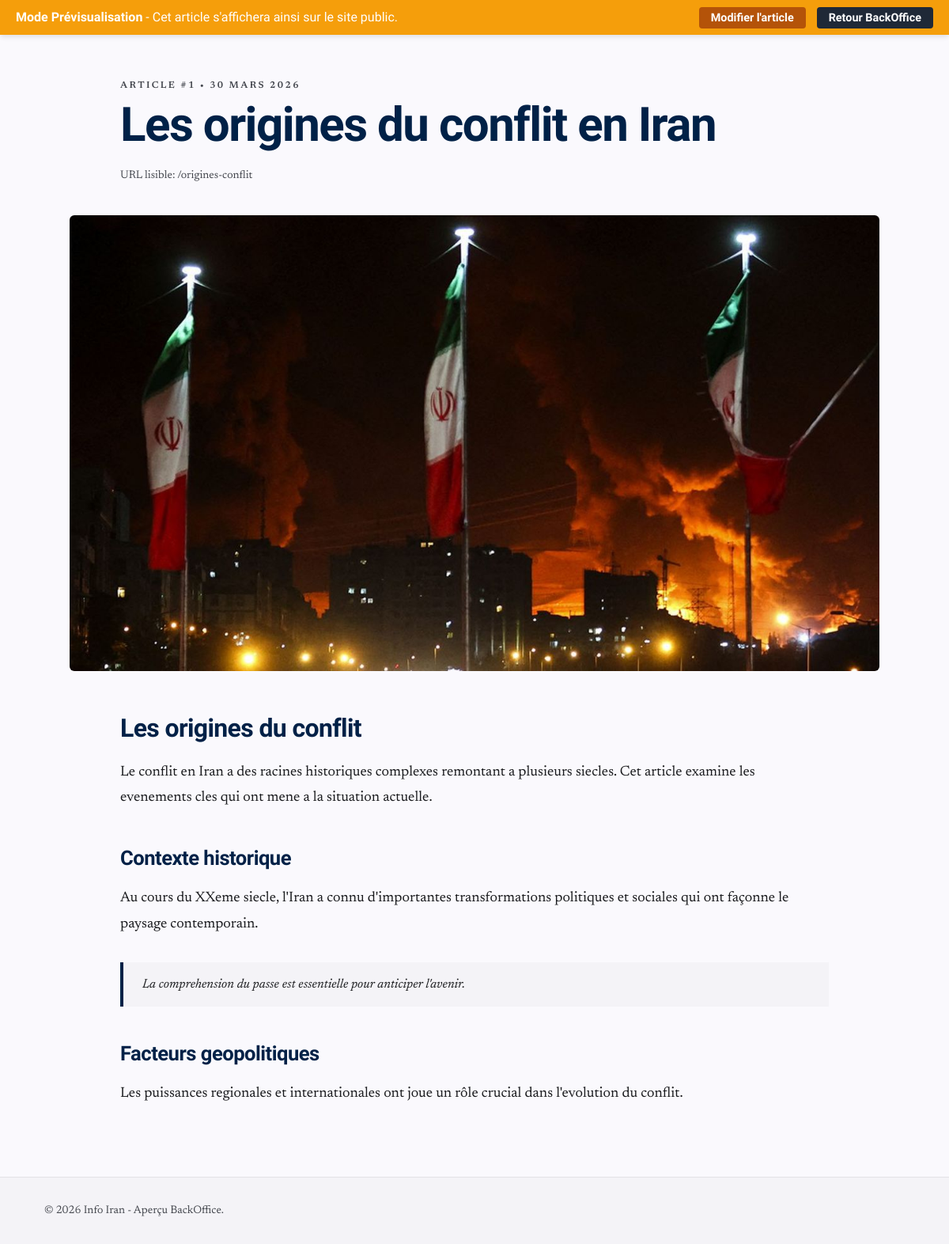
The page /backoffice/preview.php?id=1 (signed in) on the database its author committed.
### tables this page shows
CREATE TABLE articles (
    id INT AUTO_INCREMENT PRIMARY KEY,
    titre VARCHAR(255) NOT NULL,
    slug VARCHAR(255) NOT NULL UNIQUE,
    contenu TEXT NOT NULL,
    image_url VARCHAR(255),
    image_alt VARCHAR(150),
    meta_description VARCHAR(160),
    published_by INT,
    date_creation TIMESTAMP DEFAULT CURRENT_TIMESTAMP,
    date_modification TIMESTAMP DEFAULT CURRENT_TIMESTAMP ON UPDATE CURRENT_TIMESTAMP,
    FOREIGN KEY (published_by) REFERENCES utilisateurs(id) ON DELETE SET NULL,
    INDEX (slug),
    INDEX (date_creation),
    INDEX (published_by)
);

### includes/functions.php (called while the page is built, shortened)
<?php
function escape(string $value): string
{
    return htmlspecialchars($value, ENT_QUOTES, 'UTF-8');
}
function formatArticleDate(string $date): string
{
    try {
        $dateTime = new DateTime($date);
        if (class_exists('IntlDateFormatter')) {
            $formatter = new IntlDateFormatter('fr_FR', IntlDateFormatter::LONG, IntlDateFormatter::NONE);
            $formatted = $formatter->format($dateTime);
            if ($formatted !== false) {
                return $formatted;
            }
        }
        return $dateTime->format('d/m/Y');
    } catch (Exception $e) {
        return $date;
    }
}
function buildArticleBody(string $content): string
{
    $content = trim($content);
    $containsHtml = $content !== strip_tags($content);
    if ($containsHtml) {
        $allowedTags = '<p><h1><h2><h3><h4><h5><h6><blockquote><ul><ol><li><strong><em><b><i><a><img><br>';
        return strip_tags($content, $allowedTags);
    }
    $html = [];
    return !empty($html) ? implode("\n", $html) : '<p>' . nl2br(escape($content)) . '</p>';
}

### backoffice/preview.php (the view, shortened to what this page needs)
<?php
require_once '../includes/db.php';
require_once '../includes/functions.php';
$id = isset($_GET['id']) ? (int)$_GET['id'] : 0;
try {
    $stmt = $pdo->prepare("SELECT * FROM articles WHERE id = :id");
    $stmt->execute([':id' => $id]);
    $article = $stmt->fetch(PDO::FETCH_ASSOC);
} catch (PDOException $e) {
    echo "Erreur BDD.";
    exit;
}
$title = $article['titre'];
$heroImage = 'https://images.unsplash.com/photo-1528825871115-3581a5387919?auto=format&fit=crop&w=1600&q=80';
if (trim((string) $article['image_url']) !== '') {
    $heroImage = strpos($article['image_url'], 'http') === 0 ? $article['image_url'] : '/' . ltrim($article['image_url'], '/');
}
$heroAlt = trim((string) $article['image_alt']) !== ''
    ? $article['image_alt']
    : 'Illustration de l\'article';
$articleHtml = $article['contenu'];
if (function_exists('buildArticleBody')) {
    $articleHtml = buildArticleBody((string) $article['contenu']);
}
$publishedAt = function_exists('formatArticleDate') ? formatArticleDate((string) $article['date_creation']) : $article['date_creation'];
?>
<!DOCTYPE html>
<html class="light" lang="fr">
<head>
    <script src="https://cdn.tailwindcss.com?plugins=forms,container-queries"></script>
</head>
<body class="bg-surface text-onSurface font-body selection:bg-blue-100">
<div class="preview-bar">
    <div><strong>Mode Prévisualisation</strong> - Cet article s'affichera ainsi sur le site public.</div>
    <div>
        <a href="article-form.php?id=<?= $id ?>">Modifier l'article</a>
        <a href="articles.php" style="margin-left: 10px; background: #1f2937;">Retour BackOffice</a>
    </div>
</div>
<main class="max-w-6xl mx-auto px-4 md:px-8 pt-10 md:pt-14 pb-16">
    <header class="max-w-4xl mx-auto mb-10 text-center md:text-left">
        <div class="text-xs uppercase tracking-[0.2em] text-muted font-semibold mb-3">
            Article #<?= (int) $article['id'] ?> • <?= escape($publishedAt) ?>
        </div>
        <h1 class="font-headline font-black text-4xl md:text-6xl leading-tight tracking-tight text-primary mb-6">
            <?= escape($title) ?>
        </h1>
        <p class="text-sm text-muted">
            URL lisible: /<?= escape($article['slug']) ?>
        </p>
    </header>
    <section class="max-w-5xl mx-auto mb-12">
        <div class="aspect-[16/9] overflow-hidden rounded-md bg-gray-100">
            <img class="w-full h-full object-cover"
                 src="<?= escape($heroImage) ?>"
                 alt="<?= escape($heroAlt) ?>"
                 width="1600"
                 height="900"
                 loading="eager"
                 decoding="async"/>
        </div>
    </section>
    <article class="max-w-4xl mx-auto article-content text-onSurface">
        <?= $articleHtml ?>
    </article>
</main>
<footer class="border-t border-line bg-[#f4f3f7]">
    <div class="max-w-6xl mx-auto px-4 md:px-8 py-8 text-sm text-muted">
        © <?= date('Y') ?> Info Iran - Aperçu BackOffice.
    </div>
</footer>
</body>
</html>

### backoffice/preview.php (style rules this page uses)
body { min-height: 100dvh; }
.article-content p { margin-bottom: 1.5rem; line-height: 1.8; font-size: 1.125rem; }
.article-content h1, .article-content h2, .article-content h3 { font-family: 'Work Sans', sans-serif; font-weight: 800; letter-spacing: -0.02em; color: #002147; margin-top: 2.5rem; margin-bottom: 1rem; }
.article-content h1 { font-size: 2rem; }
.article-content h2 { font-size: 1.6rem; }
.article-content blockquote { margin: 2rem 0; padding: 1rem 1.5rem; border-left: 4px solid #002147; background: #f4f3f7; font-style: italic; }
.preview-bar { background-color: #f59e0b; color: #fff; padding: 10px 20px; display: flex; justify-content: space-between; align-items: center; font-family: 'Work Sans', sans-serif; position: sticky; top: 0; z-index: 100; box-shadow: 0 4px 6px -1px rgba(0, 0, 0, 0.1); }
.preview-bar a { background: #b45309; color: white; padding: 5px 15px; border-radius: 4px; text-decoration: none; font-weight: 600; font-size: 0.9rem; }

### rows shown on the page
articles: id "1", date_creation "30 MARS 2026", titre "Les origines du conflit en Iran", slug "origines-conflit", image_url (picture), contenu "Les origines du conflit Le conflit en Iran a des racines historiques complexes remontant a plusieurs siecles. Cet article examine les evenements cles qui ont mene a la situation actuelle. Contexte historique Au cours du XXeme siecle, l'Iran a connu d'importantes transformations politiques et sociales qui ont façonne le paysage contemporain. La comprehension du passe est essentielle pour anticiper l'avenir. Facteurs geopolitiques Les puissances regionales et internationales ont joue un rôle crucial dans l'evolution du conflit."
